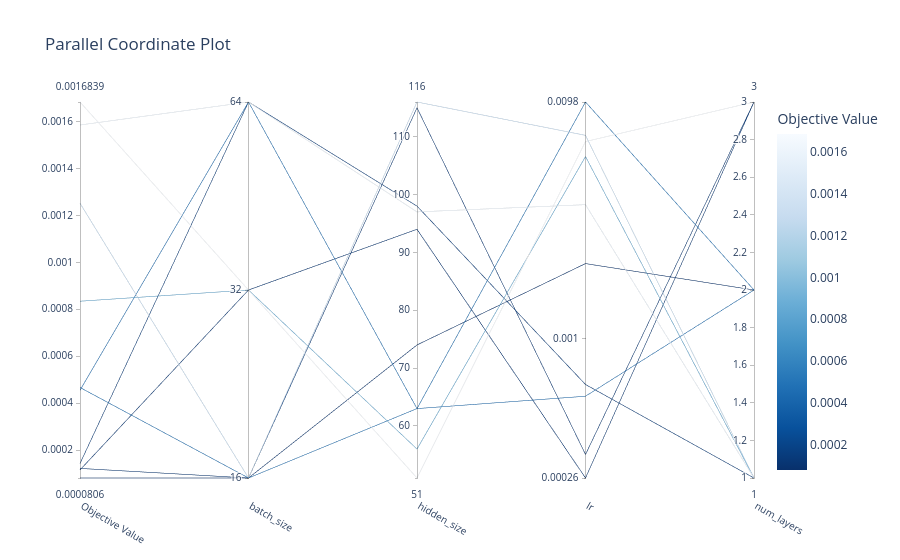

Notebook code cell kept with this figure:
### Code cell
vis.plot_parallel_coordinate(study)

### Figure 1 — Plotly figure (JSON) as saved in the notebook; plotly's stock layout.template omitted (floating-point values rounded to 4 significant figures)
{"data": [{"dimensions": [{"label": "Objective Value", "range": [8.065e-05, 0.001684], "values": [0.001252, 0.0001216, 8.065e-05, 0.0004666, 0.0008344, 0.001684, 0.0001151, 0.0004548, 0.001586, 0.0001424]}, {"label": "batch_size", "range": [0, 2], "ticktext": ["16", "32", "64"], "tickvals": [0, 1, 2], "values": [0, 0, 0, 0, 1, 1, 1, 2, 2, 2]}, {"label": "hidden_size", "range": [51, 116], "values": [116, 115, 74, 63, 56, 51, 94, 63, 97, 98]}, {"label": "lr", "range": [-3.585, -2.009], "ticktext": ["0.00026", "0.001", "0.0098"], "tickvals": [-3.585, -3, -2.009], "values": [-2.148, -3.486, -2.686, -2.009, -2.237, -2.174, -3.585, -3.242, -2.439, -3.193]}, {"label": "num_layers", "range": [1, 3], "values": [1, 3, 2, 2, 1, 3, 3, 2, 1, 1]}], "labelangle": 30, "labelside": "bottom", "line": {"color": [0.001252, 0.0001216, 8.065e-05, 0.0004666, 0.0008344, 0.001684, 0.0001151, 0.0004548, 0.001586, 0.0001424], "colorbar": {"title": {"text": "Objective Value"}}, "colorscale": [[0, "rgb(247,251,255)"], [0.125, "rgb(222,235,247)"], [0.25, "rgb(198,219,239)"], [0.375, "rgb(158,202,225)"], [0.5, "rgb(107,174,214)"], [0.625, "rgb(66,146,198)"], [0.75, "rgb(33,113,181)"], [0.875, "rgb(8,81,156)"], [1, "rgb(8,48,107)"]], "reversescale": true, "showscale": true}, "type": "parcoords"}], "layout": {"title": {"text": "Parallel Coordinate Plot"}}}
